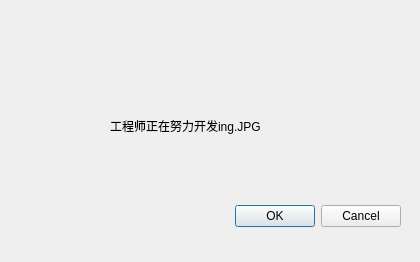
<?xml version="1.0" encoding="UTF-8"?>
<ui version="4.0">
 <class>Sorry</class>
 <widget class="QDialog" name="Sorry">
  <property name="geometry">
   <rect>
    <x>0</x>
    <y>0</y>
    <width>420</width>
    <height>262</height>
   </rect>
  </property>
  <property name="windowTitle">
   <string>Dialog</string>
  </property>
  <widget class="QDialogButtonBox" name="buttonBox">
   <property name="geometry">
    <rect>
     <x>60</x>
     <y>200</y>
     <width>341</width>
     <height>32</height>
    </rect>
   </property>
   <property name="orientation">
    <enum>Qt::Horizontal</enum>
   </property>
   <property name="standardButtons">
    <set>QDialogButtonBox::Cancel|QDialogButtonBox::Ok</set>
   </property>
  </widget>
  <widget class="QLabel" name="label">
   <property name="geometry">
    <rect>
     <x>110</x>
     <y>90</y>
     <width>201</width>
     <height>71</height>
    </rect>
   </property>
   <property name="text">
    <string>工程师正在努力开发ing.JPG</string>
   </property>
  </widget>
  <widget class="QLabel" name="label_2">
   <property name="geometry">
    <rect>
     <x>0</x>
     <y>0</y>
     <width>541</width>
     <height>261</height>
    </rect>
   </property>
   <property name="text">
    <string/>
   </property>
   <property name="pixmap">
    <pixmap resource="res.qrc">:/new/prefix1/image/timg (1).jfif</pixmap>
   </property>
  </widget>
  <zorder>label_2</zorder>
  <zorder>buttonBox</zorder>
  <zorder>label</zorder>
 </widget>
 <resources>
  <include location="res.qrc"/>
 </resources>
 <connections>
  <connection>
   <sender>buttonBox</sender>
   <signal>accepted()</signal>
   <receiver>Sorry</receiver>
   <slot>accept()</slot>
   <hints>
    <hint type="sourcelabel">
     <x>248</x>
     <y>254</y>
    </hint>
    <hint type="destinationlabel">
     <x>157</x>
     <y>274</y>
    </hint>
   </hints>
  </connection>
  <connection>
   <sender>buttonBox</sender>
   <signal>rejected()</signal>
   <receiver>Sorry</receiver>
   <slot>reject()</slot>
   <hints>
    <hint type="sourcelabel">
     <x>316</x>
     <y>260</y>
    </hint>
    <hint type="destinationlabel">
     <x>286</x>
     <y>274</y>
    </hint>
   </hints>
  </connection>
 </connections>
</ui>
